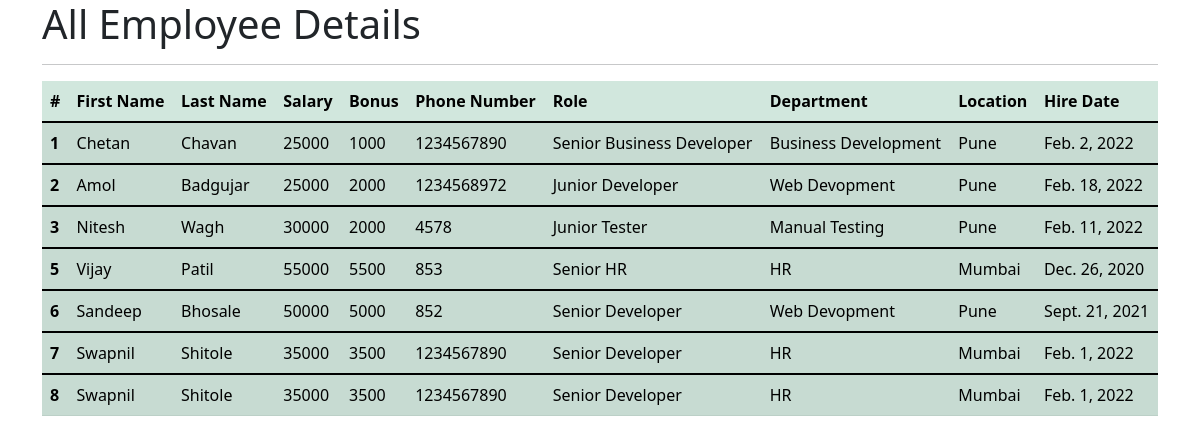
Page /all_emp/ on the committed database.
### emp_data/models.py (models this page shows, shortened)
class Employee(models.Model):
    first_name = models.CharField(max_length=100,null=False)
    last_name = models.CharField(max_length=100,null=False)
    dept = models.ForeignKey(Department, on_delete=models.CASCADE)
    salary = models.IntegerField(default=0)
    bonus = models.IntegerField(default=0)
    role = models.ForeignKey(Role, on_delete=models.CASCADE)
    phone = models.IntegerField(default=0)
    hire_date = models.DateField()
    def __str__(self):
        return "%s %s %s " %(self.first_name,self.last_name,self.phone)

class Role(models.Model):
    name = models.CharField(max_length=100,null=False)

class Department (models.Model):
    name = models.CharField(max_length=100,null=False)
    location = models.CharField(max_length=100)

### emp_data/views.py (the view)
# urls.py: path('all_emp/',views.all_emp , name='all_emp'),
def all_emp(request):
    details = Employee.objects.all()
    context = {
        'details': details
    }
    print(context)
    return render(request,'all_emp.html',context)

### emp_data/templates/all_emp.html (shortened to what this page needs)
<!doctype html>
<html lang="en">
<head>
    <link href="https://cdn.jsdelivr.net/npm/bootstrap@5.1.3/dist/css/bootstrap.min.css" rel="stylesheet">
</head>
<body>
    <div class="container">
        <h1>All Employee Details</h1>
        <hr>
        <table class="table table-success table-striped">
            <thead>
                <tr>
                    <th scope="col">#</th>
                    <th scope="col">First Name</th>
                    <th scope="col">Last Name</th>
                    <th scope="col">Salary</th>
                    <th scope="col">Bonus</th>
                    <th scope="col">Phone Number</th>
                    <th scope="col">Role </th>
                    <th scope="col">Department</th>
                    <th scope="col">Location</th>
                    <th scope="col">Hire Date</th>
                </tr>
            </thead>
            {% for emp in details %}
            <tbody>
                <tr>
                    <th scope="row">{{emp.id}}</th>
                    <td>{{emp.first_name}}</td>
                    <td>{{emp.last_name}}</td>
                    <td>{{emp.salary}}</td>
                    <td>{{emp.bonus}}</td>
                    <td>{{emp.phone}}</td>
                    <td>{{emp.role.name}}</td>
                    <td>{{emp.dept.name}}</td>
                    <td>{{emp.dept.location}}</td>
                    <td>{{emp.hire_date}}</td>
                </tr>
            </tbody>
            {% endfor %}
        </table>
    </div>
</body>
</html>

### rows in the picture
Employee: id "1", first_name "Chetan", last_name "Chavan", salary "25000", bonus "1000", phone "1234567890", role.name "Senior Business Developer", dept.name "Business Development", dept.location "Pune", hire_date "Feb. 2, 2022"
Employee: id "2", first_name "Amol", last_name "Badgujar", salary "25000", bonus "2000", phone "1234568972", role.name "Junior Developer", dept.name "Web Devopment", dept.location "Pune", hire_date "Feb. 18, 2022"
Employee: id "3", first_name "Nitesh", last_name "Wagh", salary "30000", bonus "2000", phone "4578", role.name "Junior Tester", dept.name "Manual Testing", dept.location "Pune", hire_date "Feb. 11, 2022"
Employee: id "5", first_name "Vijay", last_name "Patil", salary "55000", bonus "5500", phone "853", role.name "Senior HR", dept.name "HR", dept.location "Mumbai", hire_date "Dec. 26, 2020"
Employee: id "6", first_name "Sandeep", last_name "Bhosale", salary "50000", bonus "5000", phone "852", role.name "Senior Developer", dept.name "Web Devopment", dept.location "Pune", hire_date "Sept. 21, 2021"
Employee: id "7", first_name "Swapnil", last_name "Shitole", salary "35000", bonus "3500", phone "1234567890", role.name "Senior Developer", dept.name "HR", dept.location "Mumbai", hire_date "Feb. 1, 2022"
Employee: id "8", first_name "Swapnil", last_name "Shitole", salary "35000", bonus "3500", phone "1234567890", role.name "Senior Developer", dept.name "HR", dept.location "Mumbai", hire_date "Feb. 1, 2022"
